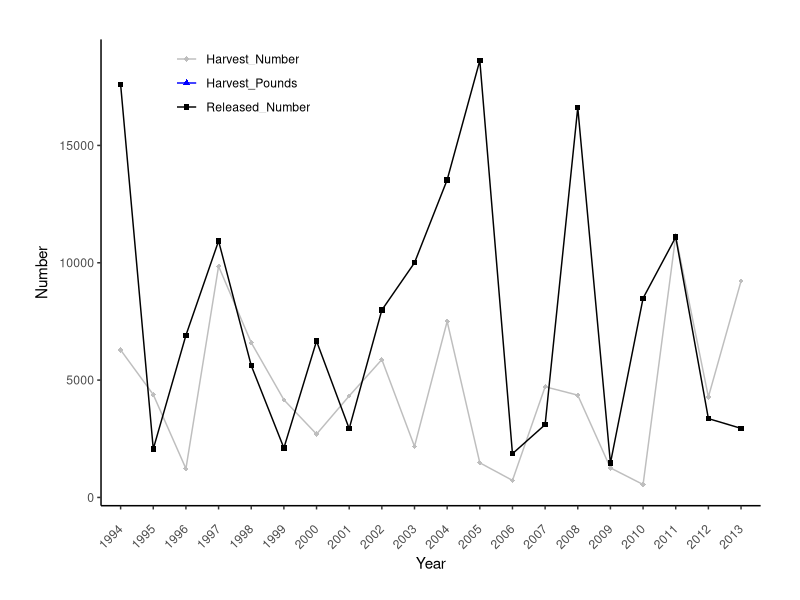

This chart was generated by the following R code:
## ---- chunk 1
################Reshape experiment
library("reshape2")
library("dplyr")
library("Cairo")
library("ggplot2")
# Grid allows use of units in the plot. eg. margin adjust by cm
library("grid")
library("xtable")

setwd("C:/Users/Admin/Documents/Coursera Classes/dmfstats/")

dat <- read.table("atlanticbonito.txt", sep="", header=FALSE)

names(dat) <- c("Year", "Harvest_Number", "PSE_1", "Harvest_Pounds", "PSE_2", "Mean_Length", "Mean_Weight", "PSE_3", "Released_Number", "PSE")
dat$Year <- as.factor(dat$Year)

####EXPERIMENT
#dat$Harvest_Number <- as.numeric(dat$Harvest_Number)
#dat$Released_Number <- as.numeric(dat$Released_Number)
#dat$Harvest_Number <- dat$Harvest_Number / 10
#dat$Released_Number <- dat$Released_Number / 10
dat$Harvest_Pounds <- as.numeric(dat$Harvest_Pounds)
dat$Harvest_Pounds <- dat$Harvest_Pounds / 10^2
##############
# Select just the columns we plan on plotting
temptidy <- select(dat, Year, Harvest_Number, Harvest_Pounds, Released_Number)
# convert to long format (ggplot prefered)
tidyDat <- melt(temptidy, id="Year")
# reassign tidyDat$value as integer. First you must replace the comma e.g. 9,234 = 9234
tidyDat$value <- as.numeric(gsub(",","",tidyDat$value))

## ---- chunk 2
#png('AtlanticBonito2.png', height=480, width=700)
# The Cairo library produces nice, smooth graphics
Cairo(600, 300, file="./Dots.png", type="png", bg="transparent")


# group = variable must be included to connect points
# This will inform geom_line() that all your points belong to one level and they should be connected.
plot3 <- ggplot(data=tidyDat,aes(x=Year, y=value, colour=variable, group=variable)) +
        geom_line() +
        # This adds the points by variable
        geom_point(aes(x=Year, y=value, colour=variable, group=variable, shape=variable)) +         
        # this sets the points shape manually
        scale_shape_manual(values=c(18,17,15)) +
        # this sets the line colors manually
        scale_colour_manual(values=c("grey", "blue","black")) +
        # This removes the background 
        theme(panel.grid.major = element_blank(), panel.grid.minor = element_blank(), 
             panel.background = element_blank(), axis.line = element_line(colour = "black")) +       
        # this sets the line types manually
        scale_linetype_manual(values=c("solid","dotted", "solid")) + # Change linetypes
        # This turns off the tittle in the legend
        theme(legend.title=element_blank()) +
        # Move the legend to the correct position
        theme(legend.justification=c(0,1), legend.position=c(0.1,1)) +
        
        # Adjust the axis labels to be farther away from the axes
        theme(axis.title.x=element_text(vjust=-2)) +
        theme(axis.title.y=element_text(angle=90, vjust=2)) +
        theme(plot.title=element_text(size=15, vjust=3)) +
        theme(plot.margin = unit(c(1,1,1,1), "cm")) +
                           
        # This turns the x-labels 45 degrees
        theme(axis.text.x = element_text(angle = 45, vjust = 0.5, hjust=1)) +
        labs(x="Year", y="Number")         
print(plot3)
dev.off()
## ---- chunk 3
library(knitr)
names(dat) <- c("Year", "Harvest Num", "PSE", "Harvest lbs", "PSE", "Mean Length", "Mean Weight", "PSE", "Released Num", "PSE")
kable(dat, format = "markdown", caption="Table 37. Atlantic bonito recreational catch in North Carolina by year")
#library("pander")
#pandoc.table(dat)
